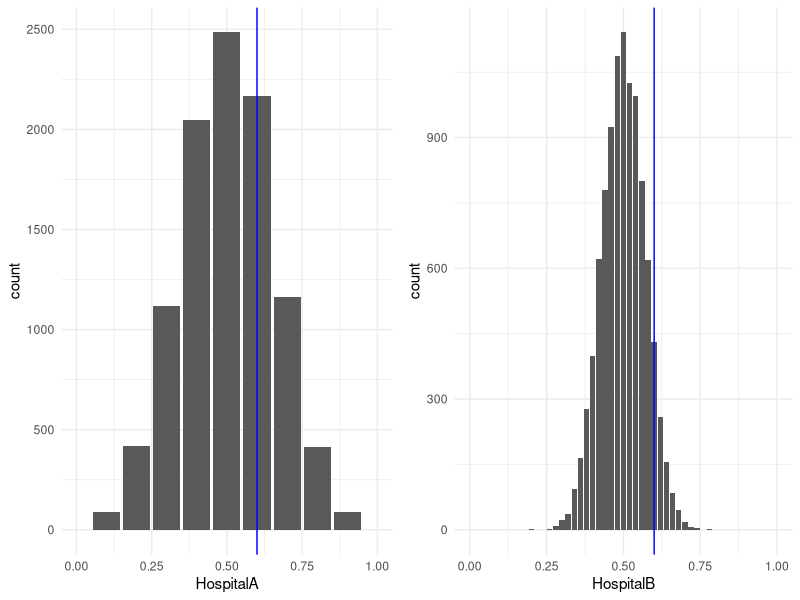
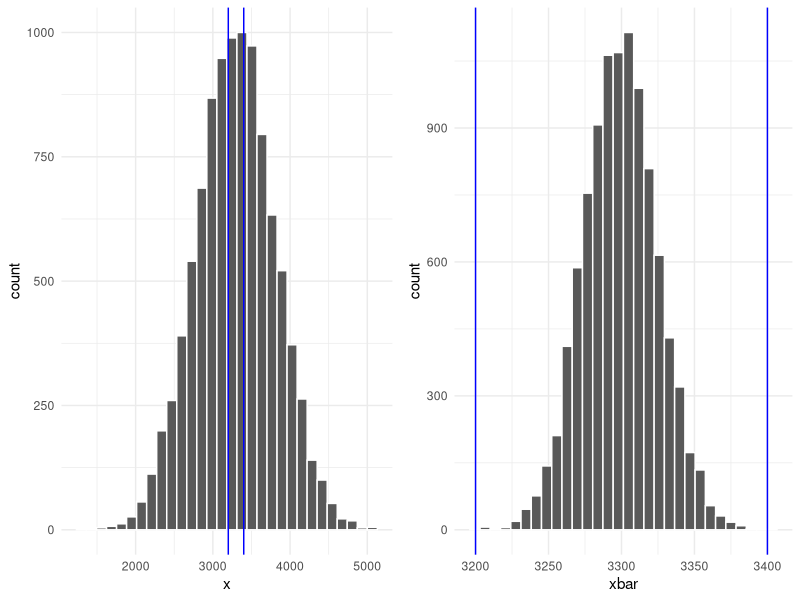

Source code (R) for these figures, in order:
## ---- chunk 1
knitr::opts_chunk$set(message = FALSE, warning = FALSE)
## ---- chunk 2
n1 <- 1028
n2 <- 1041
y1 <- 617
y2 <- 694

p1hat <- y1/n1
p2hat <- y2/n2
## ---- chunk 3
z <- qnorm(.975)
SE <- sqrt((p1hat*(1 - p1hat)/n1 + p2hat*(1 - p2hat)/n2))

CI_lb <- (p1hat - p2hat) - z*SE
CI_ub <- (p1hat - p2hat) + z*SE
c(CI_lb, CI_ub)
## ---- chunk 4
sigma <- sqrt(72)
n <- 8
xbar <- 85

z <- qnorm(.995)

CI <- c(xbar - z*sigma/sqrt(n), xbar + z*sigma/sqrt(n))
CI
## ---- chunk 5
z <- qnorm(.975)

CI <- c(xbar - z*sigma/sqrt(n), xbar + z*sigma/sqrt(n))
CI
## ---- chunk 6
z <- qnorm(.95)

CI <- c(xbar - z*sigma/sqrt(n), xbar + z*sigma/sqrt(n))
CI
## ---- chunk 7
z <- qnorm(.9)

CI <- c(xbar - z*sigma/sqrt(n), xbar + z*sigma/sqrt(n))
CI
## ---- chunk 8
library(tidyverse)
library(cowplot)

data <- data.frame(HospitalA = rbinom(10000, size = 10, prob = .5)/10, 
                   HospitalB = rbinom(10000, size = 50, prob = .5)/50)

pA <- ggplot(data, aes(x = HospitalA)) +
  geom_bar() +
  geom_vline(xintercept = 0.6, color = "blue") +
  xlim(0, 1) +
  theme_minimal() 

pB <- ggplot(data, aes(x = HospitalB)) +
  geom_bar() +
  geom_vline(xintercept = 0.6, color = "blue") +
  xlim(0, 1) +
  theme_minimal() 
  
plot_grid(pA, pB)

data %>% 
  summarize(propA = sum(HospitalA > .6)/10000,
            propB = sum(HospitalB > .6)/10000)
## ---- chunk 9
xbar <- 65.4
s <- 33.5
n <- 50
t <- qt(.975, df = n - 1)

CI <- c(xbar - t*s/sqrt(n), xbar + t*s/sqrt(n))
CI
## ---- chunk 10
data <- data.frame(x = rnorm(10000, 3300, 500),
                   xbar = rnorm(10000, 3300, 500/sqrt(400)))

pX <- ggplot(data, aes(x = x)) +
  geom_histogram(color = "white") +
  geom_vline(xintercept = 3200, color = "blue") +
  geom_vline(xintercept = 3400, color = "blue") +
  theme_minimal()

pXbar <- ggplot(data, aes(x = xbar)) +
  geom_histogram(color = "white") +
  geom_vline(xintercept = 3200, color = "blue") +
  geom_vline(xintercept = 3400, color = "blue") +
  theme_minimal()

plot_grid(pX, pXbar)

data %>% 
  summarize(probX = sum(x > 3200 & x < 3400)/10000,
            probXbar = sum(xbar > 3200 & xbar < 3400)/10000)
